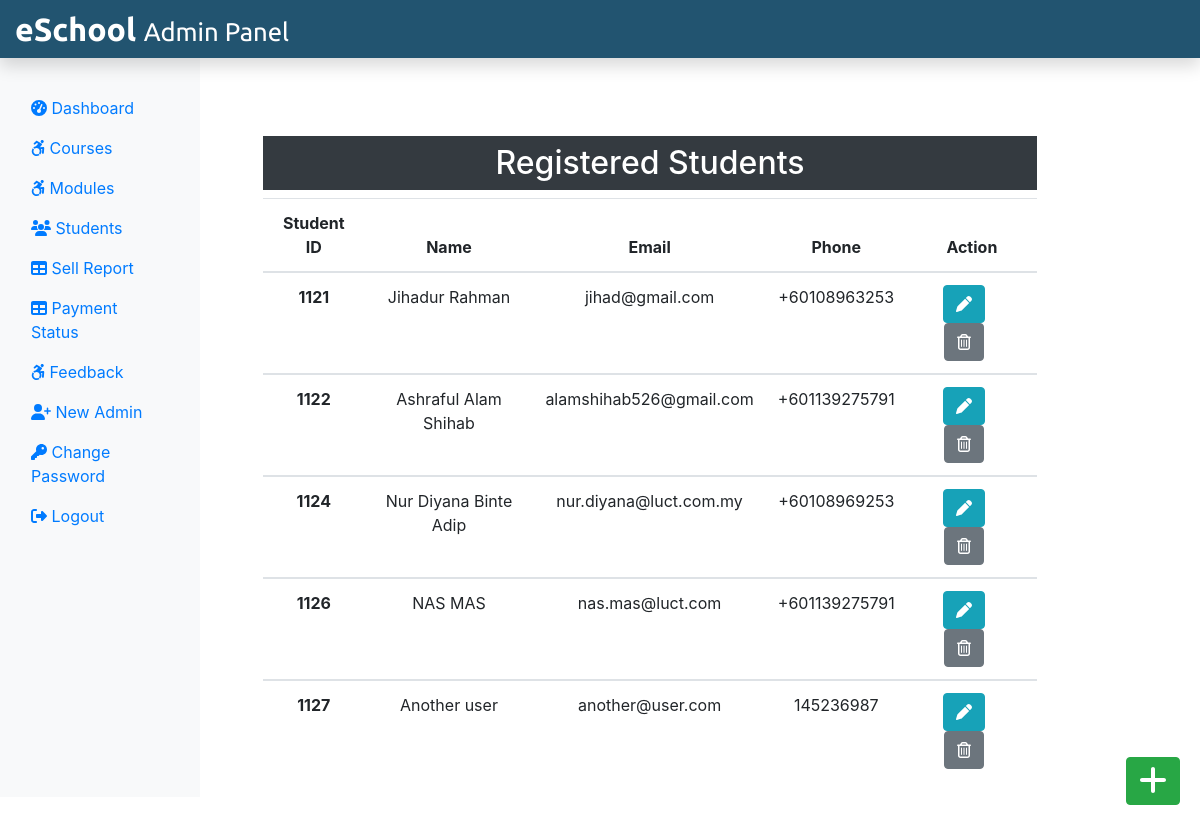
/eschool/Admin/students.php (signed in), run on the app's committed database.
### tables this page shows
CREATE TABLE `students` (
  `student_id` int(17) NOT NULL,
  `student_name` varchar(255) NOT NULL,
  `student_email` varchar(255) NOT NULL,
  `student_phone` varchar(255) NOT NULL,
  `student_password` varchar(255) NOT NULL,
  `student_image` text NOT NULL,
  `student_professions` varchar(255) NOT NULL,
  `student_signuptime` datetime NOT NULL DEFAULT current_timestamp(),
  `is_active` int(11) NOT NULL DEFAULT 1
);

### eschool/Admin/students.php (the view, shortened to what this page needs)
<?php
include_once('../Partials/_dbconnect.php');
include_once('admin_header.php');
?>
<div class="col-sm-9 mt-5">
    <div class="mx-5 mt-5 text-center">
        <h2 class="bg-dark text-white p-2">Registered Students </h2>
        <?php
        $sql = "SELECT * FROM students WHERE is_active=1";
        $result = $connection->query($sql);
        if ($result->num_rows > 0) {
        ?>
        <table class="table">
            <thead>
                <tr>
                    <th scope="col">Student ID</th>
                    <th scope="col">Name</th>
                    <th scope="col">Email</th>
                    <th scope="col">Phone</th>
                    <th scope="col">Action</th>
                </tr>
            </thead>
            <tbody>
                <?php while ($row = $result->fetch_assoc()) { ?>
                <tr>
                    <th scope="row"><?php echo $row['student_id']; ?></th>
                    <td><?php echo $row['student_name']; ?></td>
                    <td><?php echo $row['student_email']; ?></td>
                    <td><?php echo $row['student_phone']; ?></td>
                    <td>
                        <form action="edit_student.php" method="POST" class="d-inline">
                            <button type="submit" class="btn btn-info mr-3" name="student_edit" value="Edit"><i
                                    class="fas fa-pen"></i></button>
                        </form>
                        <form action="" method="POST" class="d-inline">
                            <button type="submit" class="btn btn-secondary mr-3" name="student_delete" value="Delete"><i
                                    class="far fa-trash-alt"></i></button>
                        </form>
                    </td>
                </tr>
            </tbody>
            <?php } ?>
        </table>
        <?php } else {
            echo '<h2 class="text-center">No Students Registered</h2>';
        }
        ?>
    </div>
</div>
<div>
    <a href="add_student.php" class="btn btn-success box"><i class="fas fa-plus fa-2x"></i></a>
</div>
<?php include_once('./admin_footer.php')?>

### eschool/css/admin_style.css (style rules this page uses)
* { margin: 0; padding: 0; box-sizing: border-box; }
.box { position: fixed; bottom: 10px; right: 20px; margin-bottom: 30px; }

### data on the page
students: student_id "1121", student_name "Jihadur Rahman", student_email "jihad@gmail.com", student_phone "+60108963253"
students: student_id "1122", student_name "Ashraful Alam Shihab", student_email "alamshihab526@gmail.com", student_phone "+601139275791"
students: student_id "1124", student_name "Nur Diyana Binte Adip", student_email "nur.diyana@luct.com.my", student_phone "+60108969253"
students: student_id "1126", student_name "NAS MAS", student_email "nas.mas@luct.com", student_phone "+601139275791"
students: student_id "1127", student_name "Another user", student_email "another@user.com", student_phone "145236987"
